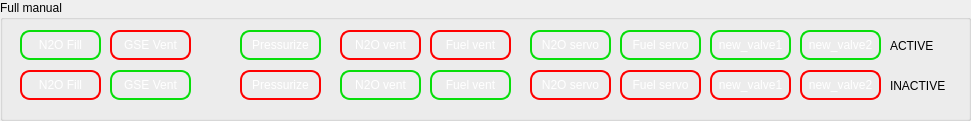
   <widget class="QGroupBox" name="groupBox_4">
    <property name="geometry">
     <rect>
      <x>20</x>
      <y>730</y>
      <width>971</width>
      <height>121</height>
     </rect>
    </property>
    <property name="title">
     <string>Full manual</string>
    </property>
    <widget class="QPushButton" name="cmd_active_N2O_fill">
     <property name="geometry">
      <rect>
       <x>20</x>
       <y>30</y>
       <width>81</width>
       <height>30</height>
      </rect>
     </property>
     <property name="styleSheet">
      <string notr="true">QPushButton{
color: white;
font: 9pt &quot;Verdana&quot;;
border-radius: 10px;
border: 2px  solid rgb(8, 222, 10);;
}
QPushButton:hover {
font: 700 9pt &quot;Verdana&quot;;
}
QPushButton:pressed {
font: 700 9pt &quot;Verdana&quot;;
background: rgb(8, 222, 10);;
color: black;
}</string>
     </property>
     <property name="text">
      <string>N2O Fill</string>
     </property>
     <property name="flat">
      <bool>false</bool>
     </property>
    </widget>
    <widget class="QPushButton" name="cmd_inactive_N2O_fill">
     <property name="geometry">
      <rect>
       <x>20</x>
       <y>70</y>
       <width>81</width>
       <height>30</height>
      </rect>
     </property>
     <property name="styleSheet">
      <string notr="true">QPushButton{
color: white;
font: 9pt &quot;Verdana&quot;;
border-radius: 10px;
border: 2px  solid red;
}
QPushButton:hover {
font: 700 9pt &quot;Verdana&quot;;
}
QPushButton:pressed {
font: 700 9pt &quot;Verdana&quot;;
background: red;
color: black;
}</string>
     </property>
     <property name="text">
      <string>N2O Fill</string>
     </property>
     <property name="flat">
      <bool>false</bool>
     </property>
    </widget>
    <widget class="QPushButton" name="cmd_active_GSE_vent">
     <property name="geometry">
      <rect>
       <x>110</x>
       <y>30</y>
       <width>81</width>
       <height>30</height>
      </rect>
     </property>
     <property name="styleSheet">
      <string notr="true">QPushButton{
color: white;
font: 9pt &quot;Verdana&quot;;
border-radius: 10px;
border: 2px  solid red;
}
QPushButton:hover {
font: 700 9pt &quot;Verdana&quot;;
}
QPushButton:pressed {
font: 700 9pt &quot;Verdana&quot;;
background: red;
color: black;
}</string>
     </property>
     <property name="text">
      <string>GSE Vent</string>
     </property>
     <property name="flat">
      <bool>false</bool>
     </property>
    </widget>
    <widget class="QPushButton" name="cmd_inactive_GSE_vent">
     <property name="geometry">
      <rect>
       <x>110</x>
       <y>70</y>
       <width>81</width>
       <height>30</height>
      </rect>
     </property>
     <property name="styleSheet">
      <string notr="true">QPushButton{
color: white;
font: 9pt &quot;Verdana&quot;;
border-radius: 10px;
border: 2px  solid rgb(8, 222, 10);;
}
QPushButton:hover {
font: 700 9pt &quot;Verdana&quot;;
}
QPushButton:pressed {
font: 700 9pt &quot;Verdana&quot;;
background: rgb(8, 222, 10);;
color: black;
}</string>
     </property>
     <property name="text">
      <string>GSE Vent</string>
     </property>
     <property name="flat">
      <bool>false</bool>
     </property>
    </widget>
    <widget class="QPushButton" name="cmd_inactive_pressurization">
     <property name="geometry">
      <rect>
       <x>240</x>
       <y>70</y>
       <width>81</width>
       <height>30</height>
      </rect>
     </property>
     <property name="styleSheet">
      <string notr="true">QPushButton{
color: white;
font: 9pt &quot;Verdana&quot;;
border-radius: 10px;
border: 2px  solid red;
}
QPushButton:hover {
font: 700 9pt &quot;Verdana&quot;;
}
QPushButton:pressed {
font: 700 9pt &quot;Verdana&quot;;
background: red;
color: black;
}</string>
     </property>
     <property name="text">
      <string>Pressurize</string>
     </property>
     <property name="flat">
      <bool>false</bool>
     </property>
    </widget>
    <widget class="QPushButton" name="cmd_active_pressurization">
     <property name="geometry">
      <rect>
       <x>240</x>
       <y>30</y>
       <width>81</width>
       <height>30</height>
      </rect>
     </property>
     <property name="styleSheet">
      <string notr="true">QPushButton{
color: white;
font: 9pt &quot;Verdana&quot;;
border-radius: 10px;
border: 2px  solid rgb(8, 222, 10);;
}
QPushButton:hover {
font: 700 9pt &quot;Verdana&quot;;
}
QPushButton:pressed {
font: 700 9pt &quot;Verdana&quot;;
background: rgb(8, 222, 10);;
color: black;
}</string>
     </property>
     <property name="text">
      <string>Pressurize</string>
     </property>
     <property name="flat">
      <bool>false</bool>
     </property>
    </widget>
    <widget class="QPushButton" name="cmd_active_N2O_vent">
     <property name="geometry">
      <rect>
       <x>340</x>
       <y>30</y>
       <width>81</width>
       <height>30</height>
      </rect>
     </property>
     <property name="styleSheet">
      <string notr="true">QPushButton{
color: white;
font: 9pt &quot;Verdana&quot;;
border-radius: 10px;
border: 2px  solid red;
}
QPushButton:hover {
font: 700 9pt &quot;Verdana&quot;;
}
QPushButton:pressed {
font: 700 9pt &quot;Verdana&quot;;
background: red;
color: black;
}</string>
     </property>
     <property name="text">
      <string>N2O vent</string>
     </property>
     <property name="flat">
      <bool>false</bool>
     </property>
    </widget>
    <widget class="QPushButton" name="cmd_inactive_fuel_vent">
     <property name="geometry">
      <rect>
       <x>430</x>
       <y>70</y>
       <width>81</width>
       <height>30</height>
      </rect>
     </property>
     <property name="styleSheet">
      <string notr="true">QPushButton{
color: white;
font: 9pt &quot;Verdana&quot;;
border-radius: 10px;
border: 2px  solid rgb(8, 222, 10);;
}
QPushButton:hover {
font: 700 9pt &quot;Verdana&quot;;
}
QPushButton:pressed {
font: 700 9pt &quot;Verdana&quot;;
background: rgb(8, 222, 10);;
color: black;
}</string>
     </property>
     <property name="text">
      <string>Fuel vent</string>
     </property>
     <property name="flat">
      <bool>false</bool>
     </property>
    </widget>
    <widget class="QPushButton" name="cmd_inactive_N2O_vent">
     <property name="geometry">
      <rect>
       <x>340</x>
       <y>70</y>
       <width>81</width>
       <height>30</height>
      </rect>
     </property>
     <property name="styleSheet">
      <string notr="true">QPushButton{
color: white;
font: 9pt &quot;Verdana&quot;;
border-radius: 10px;
border: 2px  solid rgb(8, 222, 10);;
}
QPushButton:hover {
font: 700 9pt &quot;Verdana&quot;;
}
QPushButton:pressed {
font: 700 9pt &quot;Verdana&quot;;
background: rgb(8, 222, 10);;
color: black;
}</string>
     </property>
     <property name="text">
      <string>N2O vent</string>
     </property>
     <property name="flat">
      <bool>false</bool>
     </property>
    </widget>
    <widget class="QPushButton" name="cmd_active_fuel_vent">
     <property name="geometry">
      <rect>
       <x>430</x>
       <y>30</y>
       <width>81</width>
       <height>30</height>
      </rect>
     </property>
     <property name="styleSheet">
      <string notr="true">QPushButton{
color: white;
font: 9pt &quot;Verdana&quot;;
border-radius: 10px;
border: 2px  solid red;
}
QPushButton:hover {
font: 700 9pt &quot;Verdana&quot;;
}
QPushButton:pressed {
font: 700 9pt &quot;Verdana&quot;;
background: red;
color: black;
}</string>
     </property>
     <property name="text">
      <string>Fuel vent</string>
     </property>
     <property name="flat">
      <bool>false</bool>
     </property>
    </widget>
    <widget class="QPushButton" name="cmd_inactive_N2O_servo">
     <property name="geometry">
      <rect>
       <x>530</x>
       <y>70</y>
       <width>81</width>
       <height>30</height>
      </rect>
     </property>
     <property name="styleSheet">
      <string notr="true">QPushButton{
color: white;
font: 9pt &quot;Verdana&quot;;
border-radius: 10px;
border: 2px  solid red;
}
QPushButton:hover {
font: 700 9pt &quot;Verdana&quot;;
}
QPushButton:pressed {
font: 700 9pt &quot;Verdana&quot;;
background: red;
color: black;
}</string>
     </property>
     <property name="text">
      <string>N2O servo</string>
     </property>
     <property name="flat">
      <bool>false</bool>
     </property>
    </widget>
    <widget class="QPushButton" name="cmd_active_N2O_servo">
     <property name="geometry">
      <rect>
       <x>530</x>
       <y>30</y>
       <width>81</width>
       <height>30</height>
      </rect>
     </property>
     <property name="styleSheet">
      <string notr="true">QPushButton{
color: white;
font: 9pt &quot;Verdana&quot;;
border-radius: 10px;
border: 2px  solid rgb(8, 222, 10);;
}
QPushButton:hover {
font: 700 9pt &quot;Verdana&quot;;
}
QPushButton:pressed {
font: 700 9pt &quot;Verdana&quot;;
background: rgb(8, 222, 10);;
color: black;
}</string>
     </property>
     <property name="text">
      <string>N2O servo</string>
     </property>
     <property name="flat">
      <bool>false</bool>
     </property>
    </widget>
    <widget class="QPushButton" name="cmd_active_fuel_servo">
     <property name="geometry">
      <rect>
       <x>620</x>
       <y>30</y>
       <width>81</width>
       <height>30</height>
      </rect>
     </property>
     <property name="styleSheet">
      <string notr="true">QPushButton{
color: white;
font: 9pt &quot;Verdana&quot;;
border-radius: 10px;
border: 2px  solid rgb(8, 222, 10);;
}
QPushButton:hover {
font: 700 9pt &quot;Verdana&quot;;
}
QPushButton:pressed {
font: 700 9pt &quot;Verdana&quot;;
background: rgb(8, 222, 10);;
color: black;
}</string>
     </property>
     <property name="text">
      <string>Fuel servo</string>
     </property>
     <property name="flat">
      <bool>false</bool>
     </property>
    </widget>
    <widget class="QPushButton" name="cmd_inactive_fuel_servo">
     <property name="geometry">
      <rect>
       <x>620</x>
       <y>70</y>
       <width>81</width>
       <height>30</height>
      </rect>
     </property>
     <property name="styleSheet">
      <string notr="true">QPushButton{
color: white;
font: 9pt &quot;Verdana&quot;;
border-radius: 10px;
border: 2px  solid red;
}
QPushButton:hover {
font: 700 9pt &quot;Verdana&quot;;
}
QPushButton:pressed {
font: 700 9pt &quot;Verdana&quot;;
background: red;
color: black;
}</string>
     </property>
     <property name="text">
      <string>Fuel servo</string>
     </property>
     <property name="flat">
      <bool>false</bool>
     </property>
    </widget>
    <widget class="QLabel" name="label_8">
     <property name="geometry">
      <rect>
       <x>890</x>
       <y>30</y>
       <width>61</width>
       <height>31</height>
      </rect>
     </property>
     <property name="styleSheet">
      <string notr="true">background: transparent;
font: 9pt &quot;Verdana&quot;;
</string>
     </property>
     <property name="text">
      <string>ACTIVE</string>
     </property>
    </widget>
    <widget class="QLabel" name="label_9">
     <property name="geometry">
      <rect>
       <x>890</x>
       <y>70</y>
       <width>61</width>
       <height>31</height>
      </rect>
     </property>
     <property name="styleSheet">
      <string notr="true">background: transparent;
font: 9pt &quot;Verdana&quot;;
</string>
     </property>
     <property name="text">
      <string>INACTIVE</string>
     </property>
    </widget>
    <widget class="QPushButton" name="cmd_active_new_valve1">
     <property name="geometry">
      <rect>
       <x>710</x>
       <y>30</y>
       <width>81</width>
       <height>30</height>
      </rect>
     </property>
     <property name="styleSheet">
      <string notr="true">QPushButton{
color: white;
font: 9pt &quot;Verdana&quot;;
border-radius: 10px;
border: 2px  solid rgb(8, 222, 10);;
}
QPushButton:hover {
font: 700 9pt &quot;Verdana&quot;;
}
QPushButton:pressed {
font: 700 9pt &quot;Verdana&quot;;
background: rgb(8, 222, 10);;
color: black;
}</string>
     </property>
     <property name="text">
      <string>new_valve1</string>
     </property>
     <property name="flat">
      <bool>false</bool>
     </property>
    </widget>
    <widget class="QPushButton" name="cmd_active_new_valve2">
     <property name="geometry">
      <rect>
       <x>800</x>
       <y>30</y>
       <width>81</width>
       <height>30</height>
      </rect>
     </property>
     <property name="styleSheet">
      <string notr="true">QPushButton{
color: white;
font: 9pt &quot;Verdana&quot;;
border-radius: 10px;
border: 2px  solid rgb(8, 222, 10);;
}
QPushButton:hover {
font: 700 9pt &quot;Verdana&quot;;
}
QPushButton:pressed {
font: 700 9pt &quot;Verdana&quot;;
background: rgb(8, 222, 10);;
color: black;
}</string>
     </property>
     <property name="text">
      <string>new_valve2</string>
     </property>
     <property name="flat">
      <bool>false</bool>
     </property>
    </widget>
    <widget class="QPushButton" name="cmd_inactive_new_valve2">
     <property name="geometry">
      <rect>
       <x>800</x>
       <y>70</y>
       <width>81</width>
       <height>30</height>
      </rect>
     </property>
     <property name="styleSheet">
      <string notr="true">QPushButton{
color: white;
font: 9pt &quot;Verdana&quot;;
border-radius: 10px;
border: 2px  solid red;
}
QPushButton:hover {
font: 700 9pt &quot;Verdana&quot;;
}
QPushButton:pressed {
font: 700 9pt &quot;Verdana&quot;;
background: red;
color: black;
}</string>
     </property>
     <property name="text">
      <string>new_valve2</string>
     </property>
     <property name="flat">
      <bool>false</bool>
     </property>
    </widget>
    <widget class="QPushButton" name="cmd_inactive_new_valve1">
     <property name="geometry">
      <rect>
       <x>710</x>
       <y>70</y>
       <width>81</width>
       <height>30</height>
      </rect>
     </property>
     <property name="styleSheet">
      <string notr="true">QPushButton{
color: white;
font: 9pt &quot;Verdana&quot;;
border-radius: 10px;
border: 2px  solid red;
}
QPushButton:hover {
font: 700 9pt &quot;Verdana&quot;;
}
QPushButton:pressed {
font: 700 9pt &quot;Verdana&quot;;
background: red;
color: black;
}</string>
     </property>
     <property name="text">
      <string>new_valve1</string>
     </property>
     <property name="flat">
      <bool>false</bool>
     </property>
    </widget>
   </widget>
